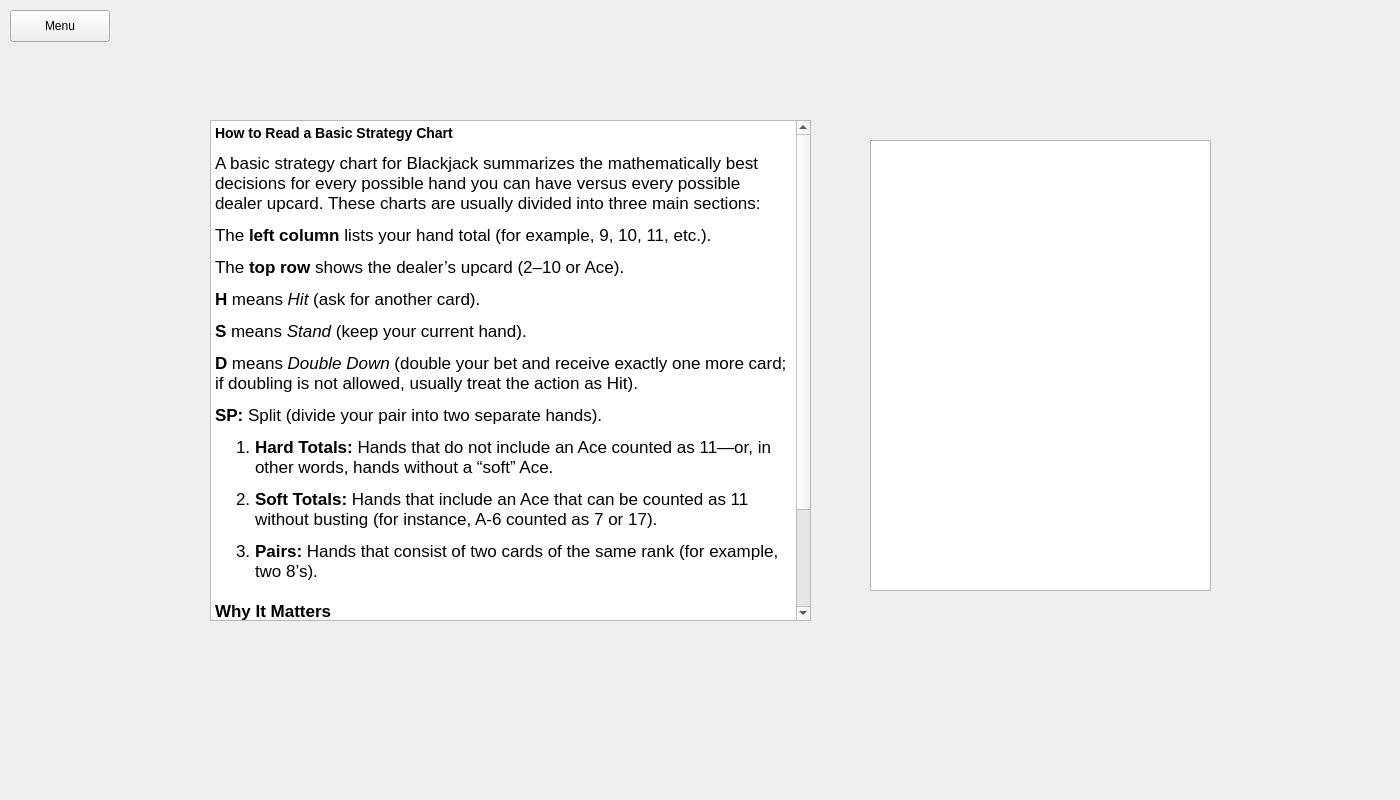
<?xml version="1.0" encoding="UTF-8"?>
<ui version="4.0">
 <class>MainWindow</class>
 <widget class="QMainWindow" name="MainWindow">
  <property name="geometry">
   <rect>
    <x>0</x>
    <y>0</y>
    <width>1400</width>
    <height>800</height>
   </rect>
  </property>
  <property name="sizePolicy">
   <sizepolicy hsizetype="Fixed" vsizetype="Fixed">
    <horstretch>0</horstretch>
    <verstretch>0</verstretch>
   </sizepolicy>
  </property>
  <property name="minimumSize">
   <size>
    <width>1400</width>
    <height>800</height>
   </size>
  </property>
  <property name="maximumSize">
   <size>
    <width>1400</width>
    <height>800</height>
   </size>
  </property>
  <property name="windowTitle">
   <string>MainWindow</string>
  </property>
  <widget class="QWidget" name="centralwidget">
   <property name="sizePolicy">
    <sizepolicy hsizetype="Fixed" vsizetype="Fixed">
     <horstretch>0</horstretch>
     <verstretch>0</verstretch>
    </sizepolicy>
   </property>
   <property name="minimumSize">
    <size>
     <width>1400</width>
     <height>800</height>
    </size>
   </property>
   <property name="maximumSize">
    <size>
     <width>1400</width>
     <height>800</height>
    </size>
   </property>
   <widget class="QStackedWidget" name="screens">
    <property name="geometry">
     <rect>
      <x>0</x>
      <y>0</y>
      <width>1400</width>
      <height>800</height>
     </rect>
    </property>
    <property name="sizePolicy">
     <sizepolicy hsizetype="Fixed" vsizetype="Fixed">
      <horstretch>0</horstretch>
      <verstretch>0</verstretch>
     </sizepolicy>
    </property>
    <property name="minimumSize">
     <size>
      <width>1400</width>
      <height>800</height>
     </size>
    </property>
    <property name="maximumSize">
     <size>
      <width>1400</width>
      <height>800</height>
     </size>
    </property>
    <property name="currentIndex">
     <number>2</number>
    </property>
    <widget class="QWidget" name="startMenu">
     <property name="sizePolicy">
      <sizepolicy hsizetype="Fixed" vsizetype="Fixed">
       <horstretch>0</horstretch>
       <verstretch>0</verstretch>
      </sizepolicy>
     </property>
     <property name="minimumSize">
      <size>
       <width>1400</width>
       <height>800</height>
      </size>
     </property>
     <property name="maximumSize">
      <size>
       <width>1400</width>
       <height>800</height>
      </size>
     </property>
     <widget class="QWidget" name="startMenuButtonArea" native="true">
      <property name="geometry">
       <rect>
        <x>960</x>
        <y>0</y>
        <width>440</width>
        <height>800</height>
       </rect>
      </property>
      <property name="sizePolicy">
       <sizepolicy hsizetype="Fixed" vsizetype="Fixed">
        <horstretch>0</horstretch>
        <verstretch>0</verstretch>
       </sizepolicy>
      </property>
      <property name="minimumSize">
       <size>
        <width>440</width>
        <height>800</height>
       </size>
      </property>
      <property name="maximumSize">
       <size>
        <width>440</width>
        <height>800</height>
       </size>
      </property>
      <property name="whatsThis">
       <string notr="true"/>
      </property>
      <property name="layoutDirection">
       <enum>Qt::LayoutDirection::LeftToRight</enum>
      </property>
      <layout class="QVBoxLayout" name="startButtonsVerticalLayout">
       <property name="spacing">
        <number>10</number>
       </property>
       <property name="leftMargin">
        <number>20</number>
       </property>
       <property name="topMargin">
        <number>20</number>
       </property>
       <property name="rightMargin">
        <number>20</number>
       </property>
       <property name="bottomMargin">
        <number>30</number>
       </property>
       <item>
        <widget class="QLabel" name="startMenuTitleCard">
         <property name="sizePolicy">
          <sizepolicy hsizetype="Minimum" vsizetype="Minimum">
           <horstretch>0</horstretch>
           <verstretch>0</verstretch>
          </sizepolicy>
         </property>
         <property name="minimumSize">
          <size>
           <width>400</width>
           <height>100</height>
          </size>
         </property>
         <property name="maximumSize">
          <size>
           <width>16777215</width>
           <height>100</height>
          </size>
         </property>
         <property name="text">
          <string/>
         </property>
        </widget>
       </item>
       <item>
        <widget class="QPushButton" name="blackjackPlayButton">
         <property name="sizePolicy">
          <sizepolicy hsizetype="Fixed" vsizetype="Fixed">
           <horstretch>0</horstretch>
           <verstretch>0</verstretch>
          </sizepolicy>
         </property>
         <property name="minimumSize">
          <size>
           <width>400</width>
           <height>130</height>
          </size>
         </property>
         <property name="text">
          <string>Play Blackjack</string>
         </property>
        </widget>
       </item>
       <item>
        <widget class="QPushButton" name="blackjackTutorialButton">
         <property name="sizePolicy">
          <sizepolicy hsizetype="Fixed" vsizetype="Fixed">
           <horstretch>0</horstretch>
           <verstretch>0</verstretch>
          </sizepolicy>
         </property>
         <property name="minimumSize">
          <size>
           <width>400</width>
           <height>130</height>
          </size>
         </property>
         <property name="text">
          <string>Blackjack Tutorial</string>
         </property>
        </widget>
       </item>
       <item>
        <widget class="QPushButton" name="blackjackPracticeButton">
         <property name="sizePolicy">
          <sizepolicy hsizetype="Fixed" vsizetype="Fixed">
           <horstretch>0</horstretch>
           <verstretch>0</verstretch>
          </sizepolicy>
         </property>
         <property name="minimumSize">
          <size>
           <width>400</width>
           <height>130</height>
          </size>
         </property>
         <property name="text">
          <string>Blackjack Practice</string>
         </property>
        </widget>
       </item>
       <item>
        <widget class="QPushButton" name="basicStrategyChartButton">
         <property name="sizePolicy">
          <sizepolicy hsizetype="Fixed" vsizetype="Fixed">
           <horstretch>0</horstretch>
           <verstretch>0</verstretch>
          </sizepolicy>
         </property>
         <property name="minimumSize">
          <size>
           <width>400</width>
           <height>130</height>
          </size>
         </property>
         <property name="text">
          <string>Basic Strategy Charts</string>
         </property>
        </widget>
       </item>
      </layout>
     </widget>
     <widget class="QWidget" name="startMenuMainWidget" native="true">
      <property name="geometry">
       <rect>
        <x>0</x>
        <y>0</y>
        <width>960</width>
        <height>800</height>
       </rect>
      </property>
     </widget>
    </widget>
    <widget class="QWidget" name="blackjackScreen">
     <property name="sizePolicy">
      <sizepolicy hsizetype="Fixed" vsizetype="Fixed">
       <horstretch>0</horstretch>
       <verstretch>0</verstretch>
      </sizepolicy>
     </property>
     <property name="minimumSize">
      <size>
       <width>1400</width>
       <height>800</height>
      </size>
     </property>
     <property name="maximumSize">
      <size>
       <width>1400</width>
       <height>800</height>
      </size>
     </property>
     <widget class="QWidget" name="table" native="true">
      <property name="geometry">
       <rect>
        <x>0</x>
        <y>0</y>
        <width>1200</width>
        <height>630</height>
       </rect>
      </property>
      <property name="sizePolicy">
       <sizepolicy hsizetype="Minimum" vsizetype="Minimum">
        <horstretch>0</horstretch>
        <verstretch>0</verstretch>
       </sizepolicy>
      </property>
      <property name="minimumSize">
       <size>
        <width>1200</width>
        <height>630</height>
       </size>
      </property>
      <property name="maximumSize">
       <size>
        <width>1200</width>
        <height>630</height>
       </size>
      </property>
     </widget>
     <widget class="QWidget" name="gamePlayButtons" native="true">
      <property name="geometry">
       <rect>
        <x>1200</x>
        <y>0</y>
        <width>200</width>
        <height>630</height>
       </rect>
      </property>
      <property name="sizePolicy">
       <sizepolicy hsizetype="Minimum" vsizetype="Minimum">
        <horstretch>0</horstretch>
        <verstretch>0</verstretch>
       </sizepolicy>
      </property>
      <property name="minimumSize">
       <size>
        <width>200</width>
        <height>630</height>
       </size>
      </property>
      <property name="maximumSize">
       <size>
        <width>0</width>
        <height>75</height>
       </size>
      </property>
      <layout class="QVBoxLayout" name="verticalLayout_3">
       <property name="spacing">
        <number>5</number>
       </property>
       <property name="leftMargin">
        <number>5</number>
       </property>
       <property name="topMargin">
        <number>5</number>
       </property>
       <property name="rightMargin">
        <number>5</number>
       </property>
       <property name="bottomMargin">
        <number>5</number>
       </property>
       <item>
        <widget class="QPushButton" name="hitButton">
         <property name="sizePolicy">
          <sizepolicy hsizetype="Minimum" vsizetype="Minimum">
           <horstretch>0</horstretch>
           <verstretch>0</verstretch>
          </sizepolicy>
         </property>
         <property name="minimumSize">
          <size>
           <width>169</width>
           <height>0</height>
          </size>
         </property>
         <property name="text">
          <string>Hit</string>
         </property>
        </widget>
       </item>
       <item>
        <widget class="QPushButton" name="standButton">
         <property name="sizePolicy">
          <sizepolicy hsizetype="Minimum" vsizetype="Minimum">
           <horstretch>0</horstretch>
           <verstretch>0</verstretch>
          </sizepolicy>
         </property>
         <property name="minimumSize">
          <size>
           <width>168</width>
           <height>0</height>
          </size>
         </property>
         <property name="text">
          <string>Stand</string>
         </property>
        </widget>
       </item>
       <item>
        <widget class="QPushButton" name="doubleButton">
         <property name="sizePolicy">
          <sizepolicy hsizetype="Minimum" vsizetype="Minimum">
           <horstretch>0</horstretch>
           <verstretch>0</verstretch>
          </sizepolicy>
         </property>
         <property name="minimumSize">
          <size>
           <width>168</width>
           <height>0</height>
          </size>
         </property>
         <property name="text">
          <string>Double</string>
         </property>
        </widget>
       </item>
       <item>
        <widget class="QPushButton" name="splitButton">
         <property name="sizePolicy">
          <sizepolicy hsizetype="Minimum" vsizetype="Minimum">
           <horstretch>0</horstretch>
           <verstretch>0</verstretch>
          </sizepolicy>
         </property>
         <property name="minimumSize">
          <size>
           <width>169</width>
           <height>0</height>
          </size>
         </property>
         <property name="text">
          <string>Split</string>
         </property>
        </widget>
       </item>
      </layout>
     </widget>
     <widget class="QWidget" name="settingsPopUp" native="true">
      <property name="geometry">
       <rect>
        <x>363</x>
        <y>100</y>
        <width>425</width>
        <height>400</height>
       </rect>
      </property>
      <property name="minimumSize">
       <size>
        <width>0</width>
        <height>0</height>
       </size>
      </property>
      <layout class="QVBoxLayout" name="verticalLayout">
       <property name="spacing">
        <number>2</number>
       </property>
       <property name="leftMargin">
        <number>10</number>
       </property>
       <property name="topMargin">
        <number>10</number>
       </property>
       <property name="rightMargin">
        <number>10</number>
       </property>
       <property name="bottomMargin">
        <number>10</number>
       </property>
       <item>
        <widget class="QLabel" name="settingsMenuTitle">
         <property name="text">
          <string>Settings Menu</string>
         </property>
        </widget>
       </item>
       <item>
        <layout class="QHBoxLayout" name="playerCountSettingsVerticalLayout">
         <item>
          <widget class="QLabel" name="playerCountTextSettingsLabel">
           <property name="sizePolicy">
            <sizepolicy hsizetype="Minimum" vsizetype="Minimum">
             <horstretch>0</horstretch>
             <verstretch>0</verstretch>
            </sizepolicy>
           </property>
           <property name="minimumSize">
            <size>
             <width>80</width>
             <height>0</height>
            </size>
           </property>
           <property name="maximumSize">
            <size>
             <width>120</width>
             <height>16777215</height>
            </size>
           </property>
           <property name="text">
            <string>Player Count: 1</string>
           </property>
          </widget>
         </item>
         <item>
          <widget class="QSlider" name="playerCountSettingsSlider">
           <property name="sizePolicy">
            <sizepolicy hsizetype="Fixed" vsizetype="Minimum">
             <horstretch>0</horstretch>
             <verstretch>0</verstretch>
            </sizepolicy>
           </property>
           <property name="minimumSize">
            <size>
             <width>230</width>
             <height>0</height>
            </size>
           </property>
           <property name="minimum">
            <number>1</number>
           </property>
           <property name="maximum">
            <number>5</number>
           </property>
           <property name="orientation">
            <enum>Qt::Orientation::Horizontal</enum>
           </property>
          </widget>
         </item>
        </layout>
       </item>
       <item>
        <layout class="QHBoxLayout" name="deckCountSettingsVericalLayout">
         <item>
          <widget class="QLabel" name="deckCountTextSettingsLabel">
           <property name="sizePolicy">
            <sizepolicy hsizetype="Minimum" vsizetype="Minimum">
             <horstretch>0</horstretch>
             <verstretch>0</verstretch>
            </sizepolicy>
           </property>
           <property name="minimumSize">
            <size>
             <width>80</width>
             <height>0</height>
            </size>
           </property>
           <property name="maximumSize">
            <size>
             <width>120</width>
             <height>16777215</height>
            </size>
           </property>
           <property name="text">
            <string>Deck Count: 1</string>
           </property>
          </widget>
         </item>
         <item>
          <widget class="QSlider" name="deckCountSettingsSlider">
           <property name="sizePolicy">
            <sizepolicy hsizetype="Fixed" vsizetype="Minimum">
             <horstretch>0</horstretch>
             <verstretch>0</verstretch>
            </sizepolicy>
           </property>
           <property name="minimumSize">
            <size>
             <width>230</width>
             <height>0</height>
            </size>
           </property>
           <property name="minimum">
            <number>1</number>
           </property>
           <property name="maximum">
            <number>8</number>
           </property>
           <property name="orientation">
            <enum>Qt::Orientation::Horizontal</enum>
           </property>
          </widget>
         </item>
        </layout>
       </item>
       <item>
        <layout class="QHBoxLayout" name="chipCountSettingsVericalLayout">
         <property name="leftMargin">
          <number>0</number>
         </property>
         <item>
          <widget class="QLabel" name="chipCountTextSettingsLabel">
           <property name="sizePolicy">
            <sizepolicy hsizetype="Minimum" vsizetype="Minimum">
             <horstretch>0</horstretch>
             <verstretch>0</verstretch>
            </sizepolicy>
           </property>
           <property name="minimumSize">
            <size>
             <width>80</width>
             <height>0</height>
            </size>
           </property>
           <property name="maximumSize">
            <size>
             <width>120</width>
             <height>16777215</height>
            </size>
           </property>
           <property name="text">
            <string>Chip Count</string>
           </property>
          </widget>
         </item>
         <item>
          <widget class="QLineEdit" name="chipCountSettingsLineEdit">
           <property name="sizePolicy">
            <sizepolicy hsizetype="Fixed" vsizetype="Minimum">
             <horstretch>0</horstretch>
             <verstretch>0</verstretch>
            </sizepolicy>
           </property>
           <property name="minimumSize">
            <size>
             <width>230</width>
             <height>0</height>
            </size>
           </property>
           <property name="text">
            <string/>
           </property>
          </widget>
         </item>
        </layout>
       </item>
       <item>
        <layout class="QHBoxLayout" name="confirmationSettingsHorizontalLayout">
         <item>
          <widget class="QPushButton" name="cancelSettingsButton">
           <property name="minimumSize">
            <size>
             <width>0</width>
             <height>50</height>
            </size>
           </property>
           <property name="text">
            <string>Cancel</string>
           </property>
          </widget>
         </item>
         <item>
          <widget class="QPushButton" name="acceptSettingsButton">
           <property name="sizePolicy">
            <sizepolicy hsizetype="Minimum" vsizetype="Fixed">
             <horstretch>0</horstretch>
             <verstretch>0</verstretch>
            </sizepolicy>
           </property>
           <property name="minimumSize">
            <size>
             <width>0</width>
             <height>50</height>
            </size>
           </property>
           <property name="text">
            <string>Accept</string>
           </property>
          </widget>
         </item>
        </layout>
       </item>
      </layout>
     </widget>
     <widget class="QWidget" name="bettingArea" native="true">
      <property name="geometry">
       <rect>
        <x>1200</x>
        <y>0</y>
        <width>200</width>
        <height>330</height>
       </rect>
      </property>
      <layout class="QVBoxLayout" name="verticalLayout_2">
       <item>
        <widget class="QLabel" name="betLabel">
         <property name="layoutDirection">
          <enum>Qt::LayoutDirection::RightToLeft</enum>
         </property>
         <property name="text">
          <string>Bet Amount = $0</string>
         </property>
        </widget>
       </item>
       <item>
        <widget class="QSlider" name="betSlider">
         <property name="orientation">
          <enum>Qt::Orientation::Horizontal</enum>
         </property>
        </widget>
       </item>
       <item>
        <widget class="QPushButton" name="minimumBettingButton">
         <property name="sizePolicy">
          <sizepolicy hsizetype="Minimum" vsizetype="Minimum">
           <horstretch>0</horstretch>
           <verstretch>0</verstretch>
          </sizepolicy>
         </property>
         <property name="text">
          <string>Minimum ($1)</string>
         </property>
        </widget>
       </item>
       <item>
        <widget class="QPushButton" name="halfButton">
         <property name="sizePolicy">
          <sizepolicy hsizetype="Minimum" vsizetype="Minimum">
           <horstretch>0</horstretch>
           <verstretch>0</verstretch>
          </sizepolicy>
         </property>
         <property name="text">
          <string>Half</string>
         </property>
        </widget>
       </item>
       <item>
        <widget class="QPushButton" name="allInButton">
         <property name="sizePolicy">
          <sizepolicy hsizetype="Minimum" vsizetype="Minimum">
           <horstretch>0</horstretch>
           <verstretch>0</verstretch>
          </sizepolicy>
         </property>
         <property name="text">
          <string>All In</string>
         </property>
        </widget>
       </item>
       <item>
        <widget class="QPushButton" name="placeBetButton">
         <property name="sizePolicy">
          <sizepolicy hsizetype="Minimum" vsizetype="Minimum">
           <horstretch>0</horstretch>
           <verstretch>0</verstretch>
          </sizepolicy>
         </property>
         <property name="text">
          <string>Place Bet</string>
         </property>
        </widget>
       </item>
      </layout>
     </widget>
     <widget class="QWidget" name="continueToNextRound" native="true">
      <property name="geometry">
       <rect>
        <x>1200</x>
        <y>640</y>
        <width>200</width>
        <height>150</height>
       </rect>
      </property>
      <property name="sizePolicy">
       <sizepolicy hsizetype="Fixed" vsizetype="Fixed">
        <horstretch>0</horstretch>
        <verstretch>0</verstretch>
       </sizepolicy>
      </property>
      <property name="minimumSize">
       <size>
        <width>200</width>
        <height>150</height>
       </size>
      </property>
      <property name="maximumSize">
       <size>
        <width>200</width>
        <height>150</height>
       </size>
      </property>
      <property name="sizeIncrement">
       <size>
        <width>200</width>
        <height>0</height>
       </size>
      </property>
      <layout class="QVBoxLayout" name="verticalLayout_4">
       <property name="leftMargin">
        <number>10</number>
       </property>
       <property name="topMargin">
        <number>10</number>
       </property>
       <property name="rightMargin">
        <number>10</number>
       </property>
       <property name="bottomMargin">
        <number>10</number>
       </property>
       <item>
        <widget class="QPushButton" name="nextRound">
         <property name="sizePolicy">
          <sizepolicy hsizetype="Minimum" vsizetype="Minimum">
           <horstretch>0</horstretch>
           <verstretch>0</verstretch>
          </sizepolicy>
         </property>
         <property name="font">
          <font>
           <underline>false</underline>
           <strikeout>false</strikeout>
          </font>
         </property>
         <property name="text">
          <string>Next Round</string>
         </property>
        </widget>
       </item>
       <item>
        <widget class="QPushButton" name="backToMainMenuFromPlay">
         <property name="sizePolicy">
          <sizepolicy hsizetype="Minimum" vsizetype="Minimum">
           <horstretch>0</horstretch>
           <verstretch>0</verstretch>
          </sizepolicy>
         </property>
         <property name="text">
          <string>Main Menu</string>
         </property>
        </widget>
       </item>
      </layout>
     </widget>
     <widget class="QWidget" name="playInfoContainer" native="true">
      <property name="geometry">
       <rect>
        <x>0</x>
        <y>640</y>
        <width>1200</width>
        <height>150</height>
       </rect>
      </property>
      <layout class="QHBoxLayout" name="horizontalLayout_2">
       <item>
        <layout class="QHBoxLayout" name="horizontalPlayerInfoLayout"/>
       </item>
      </layout>
     </widget>
    </widget>
    <widget class="QWidget" name="basicStrategyChartScreen">
     <property name="sizePolicy">
      <sizepolicy hsizetype="Fixed" vsizetype="Fixed">
       <horstretch>0</horstretch>
       <verstretch>0</verstretch>
      </sizepolicy>
     </property>
     <property name="minimumSize">
      <size>
       <width>1400</width>
       <height>800</height>
      </size>
     </property>
     <property name="maximumSize">
      <size>
       <width>1400</width>
       <height>800</height>
      </size>
     </property>
     <widget class="QPushButton" name="infoMenuButton">
      <property name="geometry">
       <rect>
        <x>10</x>
        <y>10</y>
        <width>100</width>
        <height>32</height>
       </rect>
      </property>
      <property name="text">
       <string>Menu</string>
      </property>
     </widget>
     <widget class="QGraphicsView" name="basicStrategyChart">
      <property name="geometry">
       <rect>
        <x>870</x>
        <y>140</y>
        <width>341</width>
        <height>451</height>
       </rect>
      </property>
     </widget>
     <widget class="QTextBrowser" name="infoTextBrowser">
      <property name="geometry">
       <rect>
        <x>210</x>
        <y>120</y>
        <width>601</width>
        <height>501</height>
       </rect>
      </property>
      <property name="html">
       <string>&lt;!DOCTYPE HTML PUBLIC &quot;-//W3C//DTD HTML 4.0//EN&quot; &quot;http://www.w3.org/TR/REC-html40/strict.dtd&quot;&gt;
&lt;html&gt;&lt;head&gt;&lt;meta name=&quot;qrichtext&quot; content=&quot;1&quot; /&gt;&lt;meta charset=&quot;utf-8&quot; /&gt;&lt;style type=&quot;text/css&quot;&gt;
p, li { white-space: pre-wrap; }
hr { height: 1px; border-width: 0; }
li.unchecked::marker { content: &quot;\2610&quot;; }
li.checked::marker { content: &quot;\2612&quot;; }
&lt;/style&gt;&lt;/head&gt;&lt;body style=&quot; font-family:'.AppleSystemUIFont'; font-size:13pt; font-weight:400; font-style:normal;&quot;&gt;
&lt;h3 style=&quot; margin-top:14px; margin-bottom:12px; margin-left:0px; margin-right:0px; -qt-block-indent:0; text-indent:0px;&quot;&gt;&lt;span style=&quot; font-size:large; font-weight:700;&quot;&gt;How to Read a Basic Strategy Chart&lt;/span&gt;&lt;/h3&gt;
&lt;p style=&quot; margin-top:12px; margin-bottom:12px; margin-left:0px; margin-right:0px; -qt-block-indent:0; text-indent:0px;&quot;&gt;A basic strategy chart for Blackjack summarizes the mathematically best decisions for every possible hand you can have versus every possible dealer upcard. These charts are usually divided into three main sections:&lt;/p&gt;
&lt;p style=&quot; margin-top:12px; margin-bottom:12px; margin-left:0px; margin-right:0px; -qt-block-indent:0; text-indent:0px;&quot;&gt;The &lt;span style=&quot; font-weight:700;&quot;&gt;left column&lt;/span&gt; lists your hand total (for example, 9, 10, 11, etc.).&lt;/p&gt;
&lt;p style=&quot; margin-top:12px; margin-bottom:12px; margin-left:0px; margin-right:0px; -qt-block-indent:0; text-indent:0px;&quot;&gt;The &lt;span style=&quot; font-weight:700;&quot;&gt;top row&lt;/span&gt; shows the dealer’s upcard (2–10 or Ace).&lt;/p&gt;
&lt;p style=&quot; margin-top:12px; margin-bottom:12px; margin-left:0px; margin-right:0px; -qt-block-indent:0; text-indent:0px;&quot;&gt;&lt;span style=&quot; font-weight:700;&quot;&gt;H&lt;/span&gt; means &lt;span style=&quot; font-style:italic;&quot;&gt;Hit&lt;/span&gt; (ask for another card).&lt;/p&gt;
&lt;p style=&quot; margin-top:12px; margin-bottom:12px; margin-left:0px; margin-right:0px; -qt-block-indent:0; text-indent:0px;&quot;&gt;&lt;span style=&quot; font-weight:700;&quot;&gt;S&lt;/span&gt; means &lt;span style=&quot; font-style:italic;&quot;&gt;Stand&lt;/span&gt; (keep your current hand).&lt;/p&gt;
&lt;p style=&quot; margin-top:12px; margin-bottom:12px; margin-left:0px; margin-right:0px; -qt-block-indent:0; text-indent:0px;&quot;&gt;&lt;span style=&quot; font-weight:700;&quot;&gt;D&lt;/span&gt; means &lt;span style=&quot; font-style:italic;&quot;&gt;Double Down&lt;/span&gt; (double your bet and receive exactly one more card; if doubling is not allowed, usually treat the action as Hit).&lt;/p&gt;
&lt;p style=&quot; margin-top:12px; margin-bottom:12px; margin-left:0px; margin-right:0px; -qt-block-indent:0; text-indent:0px;&quot;&gt;&lt;span style=&quot; font-weight:700;&quot;&gt;SP:&lt;/span&gt; Split (divide your pair into two separate hands).&lt;/p&gt;
&lt;ol style=&quot;margin-top: 0px; margin-bottom: 0px; margin-left: 0px; margin-right: 0px; -qt-list-indent: 1;&quot;&gt;
&lt;li style=&quot; margin-top:12px; margin-bottom:12px; margin-left:0px; margin-right:0px; -qt-block-indent:0; text-indent:0px;&quot;&gt;&lt;span style=&quot; font-weight:700;&quot;&gt;Hard Totals: &lt;/span&gt;Hands that do not include an Ace counted as 11—or, in other words, hands without a “soft” Ace.&lt;/li&gt;
&lt;li style=&quot; margin-top:12px; margin-bottom:12px; margin-left:0px; margin-right:0px; -qt-block-indent:0; text-indent:0px;&quot;&gt;&lt;span style=&quot; font-weight:700;&quot;&gt;Soft Totals: &lt;/span&gt;Hands that include an Ace that can be counted as 11 without busting (for instance, A-6 counted as 7 or 17).&lt;/li&gt;
&lt;li style=&quot; margin-top:12px; margin-bottom:0px; margin-left:0px; margin-right:0px; -qt-block-indent:0; text-indent:0px;&quot;&gt;&lt;span style=&quot; font-weight:700;&quot;&gt;Pairs: &lt;/span&gt;Hands that consist of two cards of the same rank (for example, two 8’s).&lt;/li&gt;&lt;/ol&gt;
&lt;p style=&quot;-qt-paragraph-type:empty; margin-top:0px; margin-bottom:0px; margin-left:0px; margin-right:0px; -qt-block-indent:0; text-indent:0px;&quot;&gt;&lt;br /&gt;&lt;/p&gt;
&lt;p style=&quot; margin-top:0px; margin-bottom:0px; margin-left:0px; margin-right:0px; -qt-block-indent:0; text-indent:0px;&quot;&gt;&lt;span style=&quot; font-weight:700;&quot;&gt;Why It Matters&lt;/span&gt;&lt;/p&gt;
&lt;p style=&quot; margin-top:12px; margin-bottom:12px; margin-left:0px; margin-right:0px; -qt-block-indent:0; text-indent:0px;&quot;&gt;Using a basic strategy chart means you're making decisions based on extensive mathematical analysis. Mastering it equates to near-perfect Blackjack play, reducing the house edge to about 0.05. In practical terms, with a $100 wager per hour, you're likely to lose roughly $5 over time.&lt;/p&gt;
&lt;p style=&quot;-qt-paragraph-type:empty; margin-top:12px; margin-bottom:0px; margin-left:0px; margin-right:0px; -qt-block-indent:0; text-indent:0px;&quot;&gt;&lt;br /&gt;&lt;/p&gt;&lt;/body&gt;&lt;/html&gt;</string>
      </property>
     </widget>
    </widget>
   </widget>
  </widget>
 </widget>
 <resources/>
 <connections/>
</ui>
